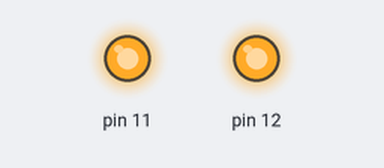
Bench run of a sketch on a simulated Arduino Uno, built with avr-gcc and run on an emulated ATmega328P. On the bench: output pins drawn as LEDs (lit = HIGH).

Above: at 0.1 s.
Timing chart, 0 to 1.6 s (numbered marks = the images above):
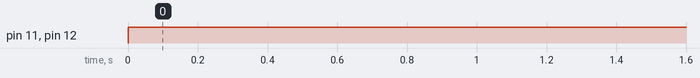

Measured:
- by itself, pin 11, pin 12: LOW → HIGH at 0.00 s

The sketch:

line_principal.ino
```cpp
void setup() {
  // initialize digital pin 13 as an output.
  pinMode(12, OUTPUT);
  pinMode(11, OUTPUT);
}

void loop() {
  digitalWrite(12, HIGH);   // turn the LED on (HIGH is the voltage level)
  digitalWrite(11, HIGH);

}
```
